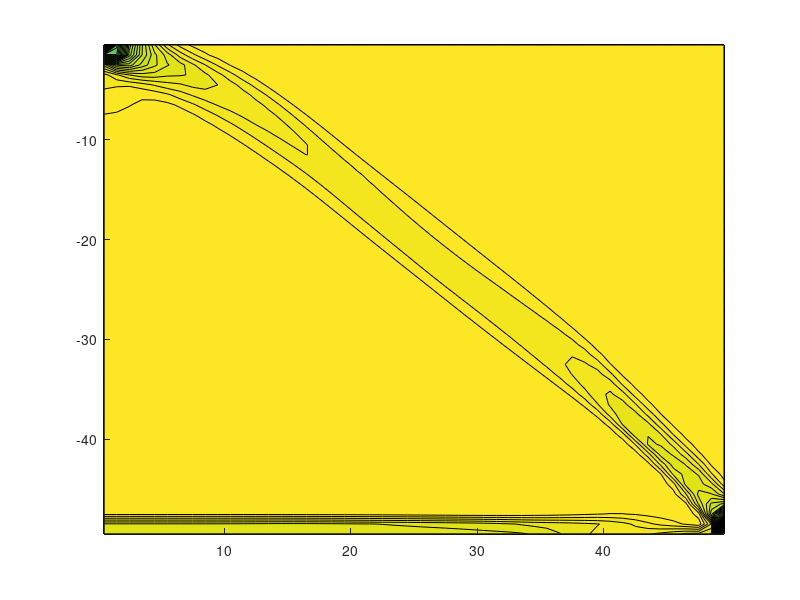

This chart was generated by the following MATLAB code: (Note: this script raises an error after producing the figure.)
% Assignment 6 Q2
clear
load("ps_06_data.mat")
gamma = 0.2;
E = 70e+3; %[in MPa]
nu = 0.3;
volfrac = 0.3;
penal = 3;

[nelx, nely] = size(rho);

xvals = [1:nelx] - 0.5;
yvals = -xvals;

[X,Y] = meshgrid(xvals,yvals);
total_strain_energy = 0;
stress_vm = zeros(nelx,nely);
Ae = 1;
dc = zeros(nely,nelx);
for elx = 1:nelx
    for ely = 1:nely
        disp = [ dx(ely+1,elx) dy(ely+1,elx); dx(ely+1,elx+1) dy(ely+1,elx+1); dx(ely,elx+1) dy(ely,elx+1); dx(ely,elx) dy(ely,elx)];
        D = (rho(ely,elx)^penal)*(E/(1-nu^2))*[1 nu 0;nu 1 0;0 0 (1-nu)/2];
        strain = 0.5*[disp(2,1)+disp(3,1)-disp(4,1)-disp(1,1);
                      disp(3,2)+disp(4,2)-disp(1,2)-disp(2,2);
                      disp(2,2)+disp(3,1)+disp(3,2)+disp(4,1)-disp(1,1)-disp(1,2)-disp(2,1)-disp(4,2)];
        stress_temp = D*strain;
        strain_energy = 0.5*stress_temp'*strain;
        total_strain_energy = total_strain_energy + volfrac*strain_energy;
        dc(ely,elx) = -penal*rho(ely,elx)^(penal-1)*2*strain_energy;
    end
end

hold on
limit = [-0.3,-2];
contourf(X,Y,dc,100,'edgecolor','none')
colorbar()
contour(X,Y,dc,limit,'edgecolor','black')
hold off


%% Comment on the Distribution of Gradient
% As can be clearly seen in the Contour plot that the gradient has an area
% that has less negative values than others. This means, that part can be made more
% stiff by adding very less amount of material, and thus more material will
% be added there.
% The contour has an area enclosed by black thick lines, inside which more
% material will be added, and at the other locations, material will be
% removed.